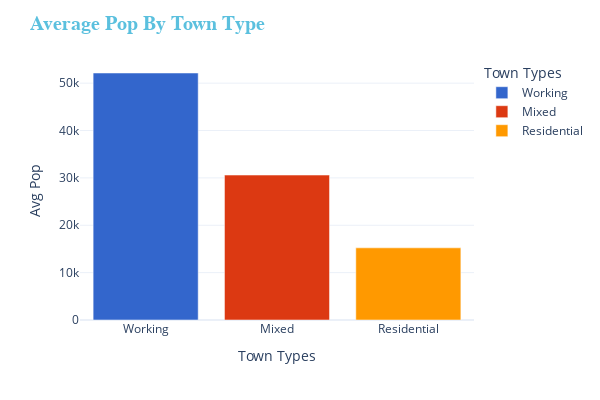

The code cell stored with this chart in its notebook:
### Code cell
fig = px.bar(
    avg_pop, x = 'jobcat', y = 'pop2011', color = 'jobcat', 
     color_discrete_sequence=px.colors.qualitative.G10,
     template= 'plotly_white',
     labels={
                     'jobcat': "Town Types",
                     'pop2011': "Avg Pop"
                 })
fig.update_layout(
    title="<b>Average Pop By Town Type</b>", 
    width=600, height = 400, 
    titlefont_size =20, titlefont_color='#5bc0de', titlefont_family='Arial')
fig.show()

### Figure 1 — Plotly figure (JSON) as saved in the notebook; plotly's stock layout.template omitted (floating-point values rounded to 4 significant figures)
{"data": [{"alignmentgroup": "True", "hovertemplate": "Town Types=%{x}<br>Avg Pop=%{y}<extra></extra>", "legendgroup": "Working", "marker": {"color": "#3366CC", "pattern": {"shape": ""}}, "name": "Working", "offsetgroup": "Working", "orientation": "v", "showlegend": true, "textposition": "auto", "type": "bar", "x": ["Working"], "xaxis": "x", "y": [52140.0], "yaxis": "y"}, {"alignmentgroup": "True", "hovertemplate": "Town Types=%{x}<br>Avg Pop=%{y}<extra></extra>", "legendgroup": "Mixed", "marker": {"color": "#DC3912", "pattern": {"shape": ""}}, "name": "Mixed", "offsetgroup": "Mixed", "orientation": "v", "showlegend": true, "textposition": "auto", "type": "bar", "x": ["Mixed"], "xaxis": "x", "y": [30600.0], "yaxis": "y"}, {"alignmentgroup": "True", "hovertemplate": "Town Types=%{x}<br>Avg Pop=%{y}<extra></extra>", "legendgroup": "Residential", "marker": {"color": "#FF9900", "pattern": {"shape": ""}}, "name": "Residential", "offsetgroup": "Residential", "orientation": "v", "showlegend": true, "textposition": "auto", "type": "bar", "x": ["Residential"], "xaxis": "x", "y": [15230.0], "yaxis": "y"}], "layout": {"barmode": "relative", "height": 400, "legend": {"title": {"text": "Town Types"}, "tracegroupgap": 0}, "margin": {"t": 60}, "title": {"font": {"color": "#5bc0de", "family": "Arial", "size": 20}, "text": "<b>Average Pop By Town Type</b>"}, "width": 600, "xaxis": {"anchor": "y", "categoryarray": ["Working", "Mixed", "Residential"], "categoryorder": "array", "domain": [0, 1], "title": {"text": "Town Types"}}, "yaxis": {"anchor": "x", "domain": [0, 1], "title": {"text": "Avg Pop"}}}}
